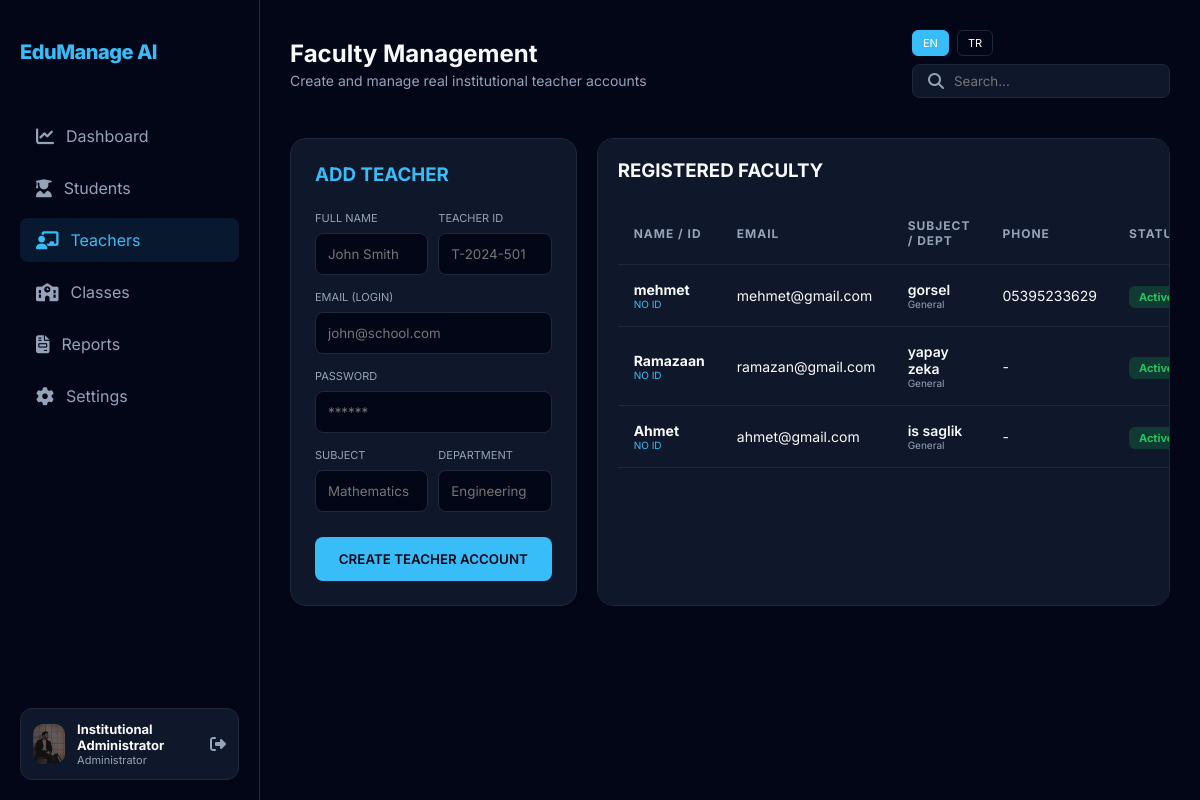
/admin/teachers (signed in), run on the app's committed database.
### tables this page shows
CREATE TABLE Users (
        id INTEGER PRIMARY KEY AUTOINCREMENT,
        full_name TEXT NOT NULL,
        email TEXT UNIQUE NOT NULL,
        password TEXT NOT NULL,
        role TEXT CHECK(role IN ('admin', 'teacher', 'student')) NOT NULL,
        status TEXT DEFAULT 'Active',
        created_at TIMESTAMP DEFAULT CURRENT_TIMESTAMP
    , phone_number TEXT, address TEXT, profile_image TEXT);

CREATE TABLE Teachers (
        id INTEGER PRIMARY KEY AUTOINCREMENT,
        user_id INTEGER NOT NULL,
        subject TEXT,
        status TEXT DEFAULT 'Active', teacher_number TEXT, department TEXT,
        FOREIGN KEY (user_id) REFERENCES Users(id) ON DELETE CASCADE
    );

### app.py (the view)
@app.route('/admin/teachers')
def admin_teachers():
    if session.get('role') != 'admin': return redirect(url_for('login'))
    conn = get_db_connection()
    teachers = conn.execute('SELECT t.*, u.full_name, u.email, u.phone_number, u.address FROM Teachers t JOIN Users u ON t.user_id = u.id').fetchall()
    conn.close()
    return render_template('admin_teachers.html', active_page='teachers', teachers=teachers)

### app.py (called while the page is built)
@app.context_processor
def inject_translations():
    lang = session.get('lang', 'en')
    def translate(key):
        return TRANSLATIONS.get(lang, TRANSLATIONS['en']).get(key, key)
    return dict(_=translate, current_lang=lang)

@app.before_request
def log_request():
    if not request.path.startswith('/static'):
        print(f"DEBUG: Request to {request.path} [Role: {session.get('role', 'Guest')}]")

def get_db_connection():
    conn = sqlite3.connect(DB_PATH)
    conn.row_factory = sqlite3.Row
    return conn

@app.context_processor
def inject_user():
    if 'user_id' in session:
        try:
            conn = get_db_connection()
            user = conn.execute('SELECT profile_image, full_name FROM Users WHERE id = ?', (session['user_id'],)).fetchone()
            conn.close()
            if user:
                return {'current_user': user}
            else:
                session.clear()
        except: pass
    return {'current_user': {'profile_image': None, 'full_name': 'Guest User'}}

### templates/admin_teachers.html (shortened to what this page needs)
{% extends "base.html" %}
{% block page_title %}Faculty Management{% endblock %}
{% block page_subtitle %}Create and manage real institutional teacher accounts{% endblock %}
{% block content %}
<div class="stats-grid" style="grid-template-columns: 1fr 2fr;">
    <div class="card">
        <h3 style="font-weight: 700; margin-bottom: 25px; color: var(--accent);">ADD TEACHER</h3>
        <div style="display: grid; gap: 15px;">
            <div style="display: grid; grid-template-columns: 1fr 1fr; gap: 10px;">
                <div>
                    <label style="display: block; font-size: 11px; color: var(--text-secondary); margin-bottom: 8px;">FULL NAME</label>
                    <input type="text" id="teacherName" placeholder="John Smith" style="width: 100%; background: var(--bg-dark); border: 1px solid var(--border); color: white; padding: 12px; border-radius: 8px; outline: none;">
                </div>
                <div>
                    <label style="display: block; font-size: 11px; color: var(--text-secondary); margin-bottom: 8px;">TEACHER ID</label>
                    <input type="text" id="teacherID" placeholder="T-2024-501" style="width: 100%; background: var(--bg-dark); border: 1px solid var(--border); color: white; padding: 12px; border-radius: 8px; outline: none;">
                </div>
            </div>
            <div>
                <label style="display: block; font-size: 11px; color: var(--text-secondary); margin-bottom: 8px;">EMAIL (LOGIN)</label>
                <input type="email" id="teacherEmail" placeholder="john@school.com" style="width: 100%; background: var(--bg-dark); border: 1px solid var(--border); color: white; padding: 12px; border-radius: 8px; outline: none;">
            </div>
            <div>
                <label style="display: block; font-size: 11px; color: var(--text-secondary); margin-bottom: 8px;">PASSWORD</label>
                <input type="password" id="teacherPass" placeholder="******" style="width: 100%; background: var(--bg-dark); border: 1px solid var(--border); color: white; padding: 12px; border-radius: 8px; outline: none;">
            </div>
            <div style="display: grid; grid-template-columns: 1fr 1fr; gap: 10px;">
                <div>
                    <label style="display: block; font-size: 11px; color: var(--text-secondary); margin-bottom: 8px;">SUBJECT</label>
                    <input type="text" id="teacherSubject" placeholder="Mathematics" style="width: 100%; background: var(--bg-dark); border: 1px solid var(--border); color: white; padding: 12px; border-radius: 8px; outline: none;">
                </div>
                <div>
                    <label style="display: block; font-size: 11px; color: var(--text-secondary); margin-bottom: 8px;">DEPARTMENT</label>
                    <input type="text" id="teacherDept" placeholder="Engineering" style="width: 100%; background: var(--bg-dark); border: 1px solid var(--border); color: white; padding: 12px; border-radius: 8px; outline: none;">
                </div>
            </div>
            <button id="saveTeacherBtn" class="btn-primary" style="margin-top: 10px; padding: 14px;">CREATE TEACHER ACCOUNT</button>
        </div>
    </div>
    <div class="table-container" style="margin-top: 0; overflow-x: auto;">
        <h3 style="font-weight: 700; margin-bottom: 20px;">REGISTERED FACULTY</h3>
        <table>
            <thead>
                <tr>
                    <th>NAME / ID</th>
                    <th>EMAIL</th>
                    <th>SUBJECT / DEPT</th>
                    <th>PHONE</th>
                    <th>STATUS</th>
                </tr>
            </thead>
            <tbody>
                {% for teacher in teachers %}
                <tr>
                    <td>
                        <div style="font-weight: 700;">{{ teacher.full_name }}</div>
                        <div style="font-size: 10px; color: var(--accent);">{{ teacher.teacher_number or 'NO ID' }}</div>
                    </td>
                    <td>{{ teacher.email }}</td>
                    <td>
                        <div style="font-weight: 600;">{{ teacher.subject }}</div>
                        <div style="font-size: 10px; color: var(--text-secondary);">{{ teacher.department or 'General' }}</div>
                    </td>
                    <td>{{ teacher.phone_number or '-' }}</td>
                    <td><span class="badge badge-low">Active</span></td>
                </tr>
                {% endfor %}
            </tbody>
        </table>
    </div>
</div>
{% endblock %}

### templates/base.html (shortened to what this page needs)
<!DOCTYPE html>
<html lang="en">
<head>
    <link rel="stylesheet" href="{{ url_for('static', filename='css/style.css') }}">
    <link rel="stylesheet" href="https://cdnjs.cloudflare.com/ajax/libs/font-awesome/6.4.0/css/all.min.css">
</head>
<body>
    <div class="app-container">
        <div class="sidebar">
            <div class="logo-section">
                <div class="logo-text">EduManage AI</div>
            </div>
            <nav class="nav-menu">
                {% if session['role'] == 'admin' %}
                <a href="/dashboard" class="nav-item {% if active_page == 'dashboard' %}active{% endif %}">
                    <i class="fas fa-chart-line"></i> {{ _('dashboard') }}
                </a>
                <a href="/admin/students" class="nav-item {% if active_page == 'students' %}active{% endif %}">
                    <i class="fas fa-user-graduate"></i> {{ _('students') }}
                </a>
                <a href="/admin/teachers" class="nav-item {% if active_page == 'teachers' %}active{% endif %}">
                    <i class="fas fa-chalkboard-teacher"></i> {{ _('teachers') }}
                </a>
                <a href="/admin/classes" class="nav-item {% if active_page == 'classes' %}active{% endif %}">
                    <i class="fas fa-school"></i> {{ _('classes') }}
                </a>
                <a href="/admin/reports" class="nav-item {% if active_page == 'reports' %}active{% endif %}">
                    <i class="fas fa-file-invoice"></i> {{ _('reports') }}
                </a>
                {% endif %}
                <a href="/settings" class="nav-item">
                    <i class="fas fa-cog"></i> {{ _('settings') }}
                </a>
            </nav>
            <div class="profile-card">
                <div class="avatar" style="overflow: hidden; display: flex; align-items: center; justify-content: center; background: var(--border);">
                    {% if current_user and current_user.profile_image %}
                        <img src="{{ current_user.profile_image }}" style="width: 100%; height: 100%; object-fit: cover;">
                    {% else %}
                        <i class="fas fa-user" style="color: var(--text-secondary); font-size: 14px;"></i>
                    {% endif %}
                </div>
                <div class="profile-info">
                    <div style="font-size: 13px; font-weight: 700;">{{ current_user.full_name if current_user else session.get('full_name', 'User') }}</div>
                    <div style="font-size: 11px; color: var(--text-secondary);">{{ _(session['role']) }}</div>
                </div>
                <a href="/logout" style="margin-left: auto; color: var(--text-secondary);"><i class="fas fa-sign-out-alt"></i></a>
            </div>
        </div>
        <main class="main-content">
            <header class="top-navbar">
                <div class="page-title">
                    <h1>{% block page_title %}{% endblock %}</h1>
                    <p>{% block page_subtitle %}{% endblock %}</p>
                </div>
                <div class="navbar-actions">
                    <div class="language-switcher" style="display: flex; gap: 8px; margin-right: 20px;">
                        <a href="/set_language/en" class="nav-item" style="padding: 5px 10px; border-radius: 6px; font-size: 11px; background: {% if current_lang == 'en' %}var(--accent){% else %}transparent{% endif %}; color: white; border: 1px solid {% if current_lang == 'en' %}var(--accent){% else %}var(--border){% endif %};">EN</a>
                        <a href="/set_language/tr" class="nav-item" style="padding: 5px 10px; border-radius: 6px; font-size: 11px; background: {% if current_lang == 'tr' %}var(--accent){% else %}transparent{% endif %}; color: white; border: 1px solid {% if current_lang == 'tr' %}var(--accent){% else %}var(--border){% endif %};">TR</a>
                    </div>
                    <div style="background: var(--card-bg); padding: 8px 15px; border-radius: 8px; border: 1px solid var(--border); display: flex; align-items: center;">
                        <i class="fas fa-search" style="color: var(--text-secondary); margin-right: 10px;"></i>
                        <input type="text" placeholder="{{ _('search') }}" style="background: transparent; border: none; color: white; outline: none; width: 200px;">
                    </div>
                </div>
            </header>
            {% block content %}{% endblock %}
        </main>
    </div>
</body>
</html>

### static/css/style.css (style rules this page uses)
:root { --bg-dark: #020617; --card-bg: #0F172A; --sidebar-bg: #020617; --accent: #38BDF8; --accent-hover: #0EA5E9; --text-primary: #F8FAFC; --text-secondary: #94A3B8; --border: #1E293B; --danger: #EF4444; --success: #22C55E; --warning: #F59E0B; --info: #3B82F6; }
* { margin: 0; padding: 0; box-sizing: border-box; font-family: 'Inter', sans-serif; }
body { background-color: var(--bg-dark); color: var(--text-primary); overflow-x: hidden; }
.app-container { display: flex; min-height: 100vh; }
.sidebar { width: 260px; background-color: var(--sidebar-bg); border-right: 1px solid var(--border); display: flex; flex-direction: column; padding: 20px; position: fixed; height: 100vh; }
.logo-section { padding: 20px 0; margin-bottom: 30px; }
.logo-text { font-size: 20px; font-weight: 800; color: var(--accent); letter-spacing: -0.5px; }
.nav-menu { flex: 1; }
.nav-item { display: flex; align-items: center; padding: 12px 16px; color: var(--text-secondary); text-decoration: none; border-radius: 8px; margin-bottom: 8px; transition: all 0.3s ease; }
.nav-item i { margin-right: 12px; font-size: 18px; }
.nav-item:hover, .nav-item.active { background: rgba(56, 189, 248, 0.1); color: var(--accent); }
.profile-card { background: var(--card-bg); border-radius: 12px; padding: 12px; display: flex; align-items: center; border: 1px solid var(--border); }
.avatar { width: 40px; height: 40px; border-radius: 10px; background: var(--accent); margin-right: 12px; }
.main-content { flex: 1; margin-left: 260px; padding: 30px; }
.top-navbar { display: flex; justify-content: space-between; align-items: center; margin-bottom: 40px; }
.page-title h1 { font-size: 24px; font-weight: 700; margin-bottom: 4px; }
.page-title p { color: var(--text-secondary); font-size: 14px; }
.stats-grid { display: grid; grid-template-columns: repeat(auto-fit, minmax(240px, 1fr)); gap: 20px; margin-bottom: 30px; }
.card { background: var(--card-bg); border-radius: 16px; padding: 24px; border: 1px solid var(--border); transition: transform 0.3s ease; }
.table-container { background: var(--card-bg); border-radius: 16px; padding: 20px; border: 1px solid var(--border); margin-top: 30px; }
table { width: 100%; border-collapse: collapse; }
th { text-align: left; color: var(--text-secondary); font-size: 12px; text-transform: uppercase; letter-spacing: 1px; padding: 16px; border-bottom: 1px solid var(--border); }
td { padding: 16px; font-size: 14px; border-bottom: 1px solid var(--border); }
.badge { padding: 4px 10px; border-radius: 6px; font-size: 11px; font-weight: 700; }
.badge-low { background: rgba(34, 197, 94, 0.2); color: var(--success); }
.btn-primary { background: var(--accent); color: var(--bg-dark); border: none; padding: 10px 20px; border-radius: 8px; font-weight: 600; cursor: pointer; transition: all 0.3s ease; }

### data on the page
Users: profile_image (picture), full_name "Institutional Administrator"
Teachers: full_name "mehmet", teacher_number "NO ID", email "mehmet@gmail.com", subject "gorsel", department "General", phone_number "05395233629"
Teachers: full_name "Ramazaan", teacher_number "NO ID", email "ramazan@gmail.com", subject "yapay zeka", department "General", phone_number "-"
Teachers: full_name "Ahmet", teacher_number "NO ID", email "ahmet@gmail.com", subject "is saglik", department "General", phone_number "-"
